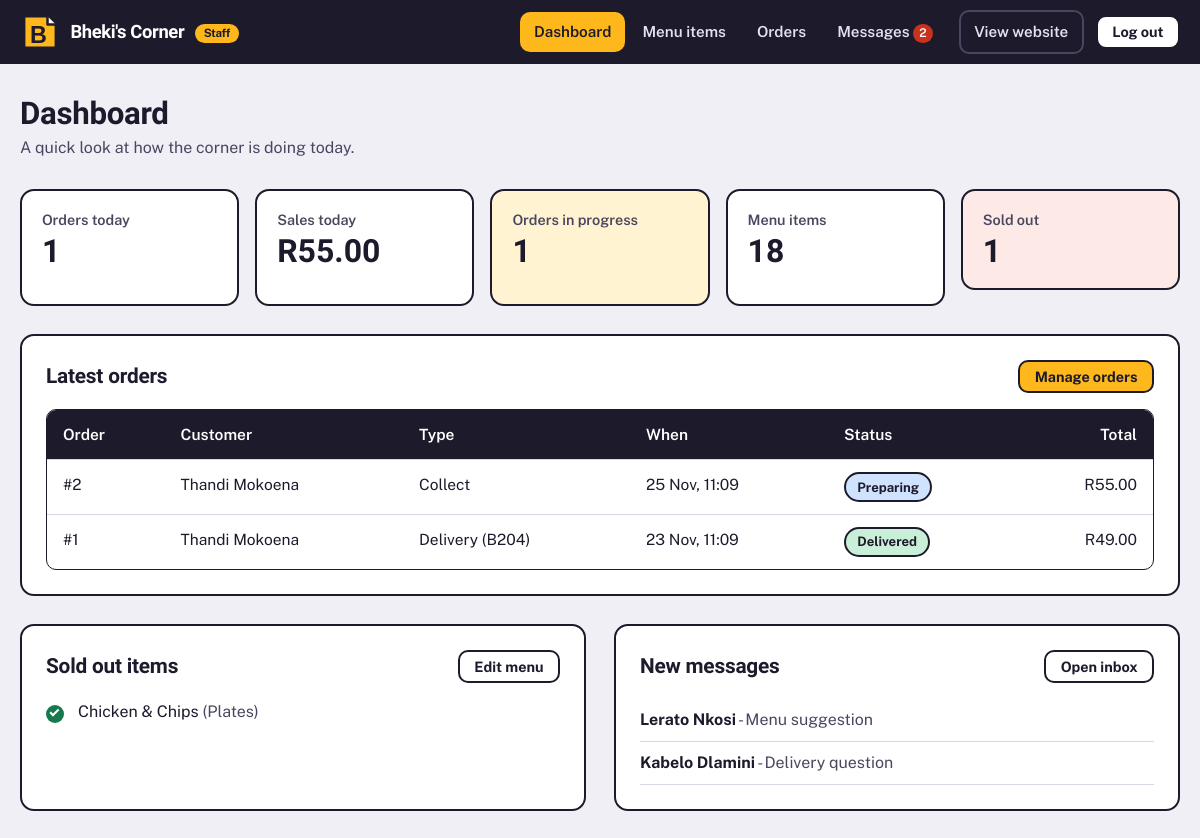
Screenshot of /admin/dashboard.php with the database file from the repository.
### tables this page shows
CREATE TABLE tbl_orders (
  order_id INT NOT NULL AUTO_INCREMENT,
  customer_id INT NOT NULL,
  delivery_type VARCHAR(20) NOT NULL DEFAULT 'Delivery',
  room_number VARCHAR(20) DEFAULT NULL,
  payment_method VARCHAR(30) NOT NULL,
  notes VARCHAR(255) DEFAULT NULL,
  total_amount DECIMAL(9,2) NOT NULL,
  status VARCHAR(20) NOT NULL DEFAULT 'Pending',
  order_datetime DATETIME NOT NULL,
  PRIMARY KEY (order_id),
  KEY idx_orders_customer (customer_id),
  CONSTRAINT fk_orders_customer FOREIGN KEY (customer_id) REFERENCES tbl_customers (customer_id) ON DELETE CASCADE ON UPDATE CASCADE
);

CREATE TABLE tbl_customers (
  customer_id INT NOT NULL AUTO_INCREMENT,
  full_name VARCHAR(100) NOT NULL,
  email VARCHAR(150) NOT NULL,
  phone VARCHAR(20) NOT NULL,
  room_number VARCHAR(20) DEFAULT NULL,
  password_hash VARCHAR(255) NOT NULL,
  created_at DATETIME NOT NULL,
  PRIMARY KEY (customer_id),
  UNIQUE KEY uq_customer_email (email)
);

CREATE TABLE tbl_products (
  product_id INT NOT NULL AUTO_INCREMENT,
  name VARCHAR(100) NOT NULL,
  description VARCHAR(255) NOT NULL,
  category VARCHAR(40) NOT NULL,
  price DECIMAL(8,2) NOT NULL,
  image VARCHAR(120) NOT NULL DEFAULT 'no-image.svg',
  is_special TINYINT(1) NOT NULL DEFAULT 0,
  status VARCHAR(20) NOT NULL DEFAULT 'Available',
  PRIMARY KEY (product_id)
);

CREATE TABLE tbl_contact_us (
  contact_id INT NOT NULL AUTO_INCREMENT,
  full_name VARCHAR(100) NOT NULL,
  email VARCHAR(150) NOT NULL,
  phone VARCHAR(20) DEFAULT NULL,
  subject VARCHAR(100) NOT NULL,
  message TEXT NOT NULL,
  sent_at DATETIME NOT NULL,
  is_read TINYINT(1) NOT NULL DEFAULT 0,
  PRIMARY KEY (contact_id)
);

### includes/config.php (called while the page is built, shortened)
<?php
function e($text) {
    return htmlspecialchars((string)$text, ENT_QUOTES, 'UTF-8');
}
function money($amount) {
    return 'R' . number_format((float)$amount, 2, '.', ' ');
}
function db_query($conn, $sql, $types = '', $params = array()) {
    $stmt = $conn->prepare($sql);
    if (!$stmt->execute()) {
        $stmt->close();
        return false;
    }
    return $stmt;
}
function db_all($conn, $sql, $types = '', $params = array()) {
    $rows = array();
    $stmt = db_query($conn, $sql, $types, $params);
    $result = $stmt->get_result();
    while ($row = $result->fetch_assoc()) {
        $rows[] = $row;
    }
    return $rows;
}
function db_one($conn, $sql, $types = '', $params = array()) {
    $rows = db_all($conn, $sql, $types, $params);
    return count($rows) > 0 ? $rows[0] : null;
}
function status_class($status) {
    $map = array(
        'Pending' => 'badge-pending', 'Preparing' => 'badge-preparing', 'Out for delivery' => 'badge-out',
        'Delivered' => 'badge-delivered', 'Cancelled' => 'badge-cancelled'
    );
    return isset($map[$status]) ? $map[$status] : '';
}
?>

### admin/dashboard.php (the view, shortened to what this page needs)
<?php
require_once '../includes/config.php';
function one_value($conn, $sql, $field) {
    $row = db_one($conn, $sql);
    return $row ? $row[$field] : 0;
}
$ordersToday = one_value($conn, 'SELECT COUNT(*) AS v FROM tbl_orders WHERE DATE(order_datetime) = CURDATE()', 'v');
$revenueToday = one_value($conn, "SELECT COALESCE(SUM(total_amount), 0) AS v FROM tbl_orders WHERE DATE(order_datetime) = CURDATE() AND status <> 'Cancelled'", 'v');
$openOrders = one_value($conn, "SELECT COUNT(*) AS v FROM tbl_orders WHERE status IN ('Pending', 'Preparing', 'Out for delivery')", 'v');
$menuCount = one_value($conn, 'SELECT COUNT(*) AS v FROM tbl_products', 'v');
$soldOut = db_all($conn, "SELECT product_id, name, category FROM tbl_products WHERE status <> 'Available' ORDER BY name");
$newMessages = db_all($conn, 'SELECT full_name, subject, sent_at FROM tbl_contact_us WHERE is_read = 0 ORDER BY sent_at DESC LIMIT 4');
$recent = db_all($conn,
    'SELECT o.order_id, o.order_datetime, o.status, o.total_amount, o.delivery_type, o.room_number, c.full_name
     FROM tbl_orders o JOIN tbl_customers c ON c.customer_id = o.customer_id
     ORDER BY o.order_datetime DESC, o.order_id DESC LIMIT 8');
include '../includes/admin-header.php';
?>
<main id="main" class="admin-main">
  <h1>Dashboard</h1>
  <p class="sub">A quick look at how the corner is doing today.</p>
  <div class="stat-grid">
    <div class="stat"><div class="label">Orders today</div><div class="value"><?php echo (int)$ordersToday; ?></div></div>
    <div class="stat"><div class="label">Sales today</div><div class="value"><?php echo money($revenueToday); ?></div></div>
    <div class="stat<?php echo $openOrders > 0 ? ' warn' : ''; ?>"><div class="label">Orders in progress</div><div class="value"><?php echo (int)$openOrders; ?></div></div>
    <div class="stat"><div class="label">Menu items</div><div class="value"><?php echo (int)$menuCount; ?></div></div>
    <div class="stat<?php echo count($soldOut) > 0 ? ' alert' : ''; ?>"><div class="label">Sold out</div><div class="value"><?php echo count($soldOut); ?></div></div>
  </div>
  <section class="panel" aria-labelledby="recent-title">
    <div class="panel-head">
      <h2 id="recent-title">Latest orders</h2>
      <a class="btn btn-small" href="orders.php">Manage orders</a>
    </div>
    <?php if (count($recent) === 0) { ?>
      <p class="muted">No orders yet.</p>
    <?php } else { ?>
    <div class="table-wrap">
      <table class="table">
        <thead><tr><th scope="col">Order</th><th scope="col">Customer</th><th scope="col">Type</th><th scope="col">When</th><th scope="col">Status</th><th scope="col" class="num">Total</th></tr></thead>
        <tbody>
        <?php foreach ($recent as $o) { ?>
          <tr>
            <td>#<?php echo (int)$o['order_id']; ?></td>
            <td><?php echo e($o['full_name']); ?></td>
            <td><?php echo e($o['delivery_type']); ?><?php echo $o['room_number'] ? ' (' . e($o['room_number']) . ')' : ''; ?></td>
            <td><?php echo e(date('d M, H:i', strtotime($o['order_datetime']))); ?></td>
            <td><span class="badge <?php echo status_class($o['status']); ?>"><?php echo e($o['status']); ?></span></td>
            <td class="num"><?php echo money($o['total_amount']); ?></td>
          </tr>
        <?php } ?>
        </tbody>
      </table>
    </div>
    <?php } ?>
  </section>
  <div class="two-col">
    <section class="panel" aria-labelledby="stock-title">
      <div class="panel-head">
        <h2 id="stock-title">Sold out items</h2>
        <a class="btn btn-small btn-ghost" href="menu.php">Edit menu</a>
      </div>
      <?php if (count($soldOut) === 0) { ?>
        <p class="muted">Everything on the menu is available.</p>
      <?php } else { ?>
        <ul class="check-list">
          <?php foreach ($soldOut as $p) { ?><li><?php echo e($p['name']); ?> <span class="muted">(<?php echo e($p['category']); ?>)</span></li><?php } ?>
        </ul>
      <?php } ?>
    </section>
    <section class="panel" aria-labelledby="msg-title">
      <div class="panel-head">
        <h2 id="msg-title">New messages</h2>
        <a class="btn btn-small btn-ghost" href="messages.php">Open inbox</a>
      </div>
      <?php if (count($newMessages) === 0) { ?>
        <p class="muted">You are all caught up.</p>
      <?php } else { ?>
        <ul style="list-style:none;margin:0;padding:0">
          <?php foreach ($newMessages as $m) { ?>
          <li style="padding:0.5rem 0;border-bottom:1px solid var(--line)"><strong><?php echo e($m['full_name']); ?></strong> <span class="muted">- <?php echo e($m['subject']); ?></span></li>
          <?php } ?>
        </ul>
      <?php } ?>
    </section>
  </div>
</main>
<?php include '../includes/admin-footer.php'; ?>

### stylesheets/style.css (style rules this page uses)
:root { --ink: #1d1a2b; --ink-soft: #4a4660; --marigold: #ffb81c; --marigold-deep: #e59f00; --chilli: #c8321f; --leaf: #167a4e; --paper: #fbfbfd; --mist: #f0eff6; --line: #d9d6e6; --white: #ffffff; --font-head: "Bricolage Grotesque", "Trebuchet MS", "Segoe UI", sans-serif; --font-body: "Public Sans", "Segoe UI", Arial, sans-serif; --fs-sm: 0.875rem; --fs-base: 1rem; --fs-md: 1.25rem; --fs-lg: 1.563rem; --fs-xl: 1.953rem; --fs-2xl: clamp(2rem, 4vw, 2.75rem); --fs-hero: clamp(2.5rem, 6.4vw, 4.75rem); --radius: 14px; --radius-sm: 10px; --shadow-hard: 3px 3px 0 var(--ink); --shadow-soft: 0 8px 24px rgba(29, 26, 43, 0.1); --wrap: 1180px; }
*, *::before, *::after { box-sizing: border-box; }
html { scroll-behavior: smooth; }
body { margin: 0; font-family: var(--font-body); font-size: var(--fs-base); line-height: 1.6; color: var(--ink); background: var(--paper); }
h1, h2, h3, h4 { font-family: var(--font-head); line-height: 1.12; margin: 0 0 0.6em; letter-spacing: -0.01em; }
h1 { font-size: var(--fs-hero); font-weight: 800; }
h2 { font-size: var(--fs-2xl); font-weight: 800; }
p { margin: 0 0 1em; max-width: 68ch; }
a { color: var(--ink); text-underline-offset: 3px; }
.btn { display: inline-flex; align-items: center; justify-content: center; gap: 0.5rem; font: 700 1rem var(--font-body); text-decoration: none; cursor: pointer; background: var(--marigold); color: var(--ink); border: 2px solid var(--ink); border-radius: var(--radius-sm); padding: 0.75rem 1.4rem; box-shadow: var(--shadow-hard); transition: transform 0.12s, box-shadow 0.12s, background 0.15s; }
.btn-ghost { background: var(--white); box-shadow: none; }
.btn-small { padding: 0.4rem 0.9rem; font-size: 0.9rem; box-shadow: none; }
.check-list { list-style: none; margin: 0 0 1rem; padding: 0; }
.check-list li { padding-left: 2rem; position: relative; margin-bottom: 0.6rem; }
.check-list li::before { content: ""; position: absolute; left: 0; top: 0.35em; width: 1.15rem; height: 1.15rem; border-radius: 50%; background: var(--leaf); }
.check-list li::after { content: ""; position: absolute; left: 0.4rem; top: 0.5em; width: 0.3rem; height: 0.55rem; border: solid var(--white); border-width: 0 2px 2px 0; transform: rotate(45deg); }
.alert { padding: 0.9rem 1.1rem; border-radius: var(--radius-sm); border: 2px solid var(--ink); font-weight: 600; margin-bottom: 1rem; }
.table-wrap { overflow-x: auto; border: 2px solid var(--ink); border-radius: var(--radius); background: var(--white); }
.table { width: 100%; border-collapse: collapse; font-size: 0.97rem; }
.table th, .table td { padding: 0.75rem 1rem; text-align: left; border-top: 1px solid var(--line); vertical-align: top; }
.table thead th { background: var(--ink); color: var(--white); border-top: 0; font-weight: 600; white-space: nowrap; }
.table .num { text-align: right; white-space: nowrap; }
.badge { display: inline-block; padding: 0.15rem 0.7rem; border-radius: 999px; font-size: 0.82rem; font-weight: 700; border: 2px solid var(--ink); background: var(--mist); white-space: nowrap; }
.badge-preparing { background: #cfe3ff; }
.badge-delivered { background: #c9efd9; }
.muted { color: var(--ink-soft); }

### stylesheets/admin.css (style rules this page uses)
body.admin { background: var(--mist); }
.admin-main { max-width: 1280px; margin: 0 auto; padding: 2rem 1.25rem 4rem; }
.admin-main h1 { font-size: var(--fs-xl); margin-bottom: 0.3rem; }
.admin-main .sub { color: var(--ink-soft); margin-bottom: 1.75rem; }
.panel { background: var(--white); border: 2px solid var(--ink); border-radius: var(--radius); padding: 1.5rem; margin-bottom: 1.75rem; }
.panel h2 { font-size: 1.3rem; margin-bottom: 1rem; }
.panel-head { display: flex; justify-content: space-between; align-items: center; gap: 1rem; flex-wrap: wrap; margin-bottom: 1rem; }
.panel-head h2 { margin: 0; }
.panel .table-wrap { border-width: 1px; border-radius: var(--radius-sm); }
.stat-grid { display: grid; grid-template-columns: repeat(auto-fit, minmax(190px, 1fr)); gap: 1rem; margin-bottom: 1.75rem; }
.stat { background: var(--white); border: 2px solid var(--ink); border-radius: var(--radius); padding: 1.1rem 1.25rem; }
.stat .label { font-size: 0.9rem; color: var(--ink-soft); font-weight: 600; }
.stat .value { font: 800 2rem var(--font-head); line-height: 1.2; }
.stat.warn { background: #fff3d1; }
.stat.alert { background: #fde9e5; }
.two-col { display: grid; grid-template-columns: 1fr 1fr; gap: 1.75rem; }

### rows the page displays
tbl_orders: order_id "2", customer.full_name "Thandi Mokoena", delivery_type "Collect", order_datetime "25 Nov, 11:09", status "Preparing", total_amount "R55.00"
tbl_orders: order_id "1", customer.full_name "Thandi Mokoena", delivery_type "Delivery", room_number "B204", order_datetime "23 Nov, 11:09", status "Delivered", total_amount "R49.00"
tbl_products: name "Chicken & Chips", category "Plates"
tbl_contact_us: full_name "Lerato Nkosi", subject "Menu suggestion"
tbl_contact_us: full_name "Kabelo Dlamini", subject "Delivery question"

### other values shown
$unreadCount "2"
$ordersToday "1"
money($revenueToday) "R55.00"
$openOrders "1"
$menuCount "18"
count($soldOut) "1"
